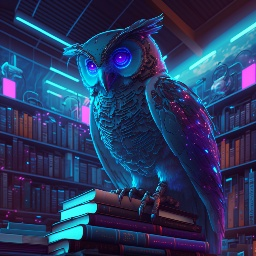
#> input picture Trabajos/Vision artificial/Tarea 2/imagen1.jpg, 256 x 256 px
$ python P5.py
#> lines starting #> are read from the running program, lines starting #| are printed output that depends on the picture
"""Este programa crea una especificación de histograma en Python con el algoritmo visto en clases"""

#importe de librerias
import cv2
import numpy as np
import random
import matplotlib.pyplot as plt

#Funcion que crea los histogramas con enteros aleatorios
def crear_lista_enteros_positivos_aleatorios(M,niveles_de_gris):
    lista = [0] * 256

    for i in range(256):
        if sum(lista) < M-max(niveles_de_gris)*45:
            lista[i] = random.randint(0,int(max(niveles_de_gris)))
        else:
            break

    suma_actual = sum(lista)

    while suma_actual < M:
        i = random.randint(0, 255)
        lista[i] += 1
        suma_actual += 1

    return lista

#Funcion que ecualiza histogramas
def ecualizacion_histograma(histograma):
    suma_desplazamiento = []

    for index,j in enumerate(histograma):
        suma_desplazamiento.append(sum(histograma[:index+1])/NUMERO_PIXELES)
        suma_desplazamiento[index] = round(suma_desplazamiento[index]*255)
    return(suma_desplazamiento)

img = cv2.imread("imagen1.jpg",cv2.IMREAD_GRAYSCALE)
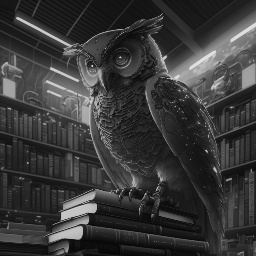
#> img: shape (256, 256); min 2, max 230, mean 56.2
NUMERO_PIXELES = img.shape[0]*img.shape[1]
#> NUMERO_PIXELES = 65536

#Funcion que retorna histograma de imagen
def histograma(img):
    niveles_de_gris = [0 for i in range(256)]
    for i in img:
        for j in i:
            niveles_de_gris[j] +=1
#> after the loop, niveles_de_gris = 256 values, max 1555 at index 26, min 0 at index 0, mean 256
    return(niveles_de_gris)

#Ontencion del histograma original
niveles_de_gris = histograma(img)

#Ecualización de Histograma (Paso I)
suma_desplazamiento= ecualizacion_histograma(niveles_de_gris)
#> the loop in ecualizacion_histograma, `for index,j in enumerate(histograma):` made 256 passes
#> j on passes 1 to 3: 0, 0, 1
#> after the loop in ecualizacion_histograma, `for index,j in enumerate(histograma):`: suma_desplazamiento = 256 values from 0 to 255
#> suma_desplazamiento = 256 values from 0 to 255

#Histogramas deseados aleatorios (Paso II)
histograma_deseado= crear_lista_enteros_positivos_aleatorios(NUMERO_PIXELES,niveles_de_gris)
#> after the loop in crear_lista_enteros_positivos_aleatorios, `for i in range(256):`: lista = 256 values from 0 to 0
#> in crear_lista_enteros_positivos_aleatorios, `suma_actual = sum(lista)`: suma_actual = 0
#> the loop in crear_lista_enteros_positivos_aleatorios, `while suma_actual < M:` made 65536 passes
#> i on passes 1 to 3: 197, 215, 20
#> after the loop in crear_lista_enteros_positivos_aleatorios, `while suma_actual < M:`: lista = 256 values, max 297 at index 183, min 209 at index 189, mean 256; suma_actual = 65536
#> histograma_deseado has the same summary as lista in crear_lista_enteros_positivos_aleatorios


#Mapeo (paso III)
mapeo1= [0] * 256
mapeo2= [0] * 256
mapeo3= [0] * 256

for i in range(1,256):
    mapeo1[i] = round((sum(histograma_deseado[:i])/sum(histograma_deseado))*255)
#> after the loop, mapeo1 = 256 values from 0 to 254


#se grafican los histogramas
fig, axs = plt.subplots(2, 1)

axs[0].plot(list(range(256)), niveles_de_gris)
axs[0].set_title('Histograma original')

axs[1].plot(list(range(256)), histograma_deseado)
axs[1].set_title('Histograma deseado')


#se ajusta el tamaño de los subplots
plt.tight_layout()

#Se muestra el gráfico
plt.show()
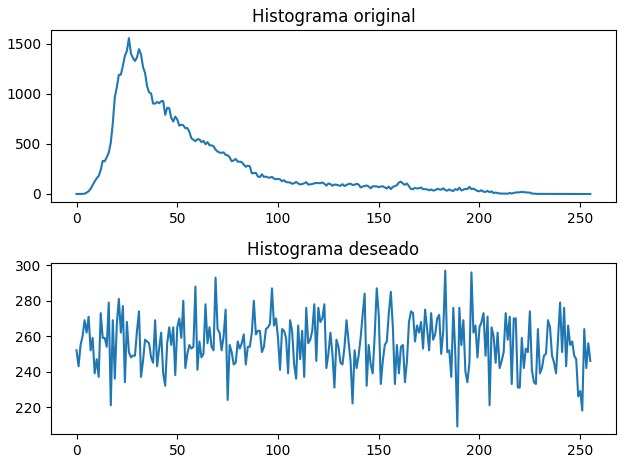
#> figure drawn by matplotlib, 2 panels; panel 1: curve peaks at x = 26, y = 1555; panel 2: curve peaks at x = 183, y = 297

print("Programa finalizado")

$ run again, with Trabajos/Vision artificial/Tarea 2/imagen2.jpg copied over Trabajos/Vision artificial/Tarea 2/imagen1.jpg
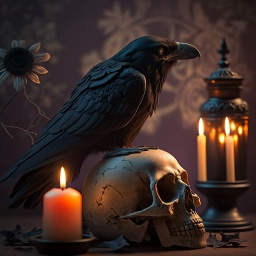
#> input picture Trabajos/Vision artificial/Tarea 2/imagen2.jpg, 256 x 256 px
#> `img = cv2.imread("imagen1.jpg",cv2.IMREAD_GRAYSCALE)`:
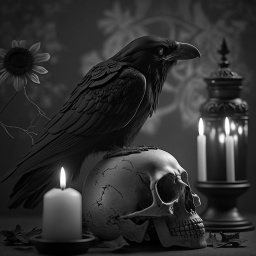
#> img: shape (256, 256); min 0, max 255, mean 47.3
#> after the loop in histograma, `for i in img:`: niveles_de_gris = 256 values, max 1208 at index 26, min 2 at index 235, mean 256
#> the loop in ecualizacion_histograma, `for index,j in enumerate(histograma):` made 256 passes
#> j on passes 1 to 3: 170, 267, 359
#> after the loop in ecualizacion_histograma, `for index,j in enumerate(histograma):`: suma_desplazamiento = 256 values from 1 to 255
#> after the loop in crear_lista_enteros_positivos_aleatorios, `for i in range(256):`: lista = 256 values, max 1194 at index 10, min 0 at index 16, mean 44.08
#> in crear_lista_enteros_positivos_aleatorios, `suma_actual = sum(lista)`: suma_actual = 11284
#> the loop in crear_lista_enteros_positivos_aleatorios, `while suma_actual < M:` made 54252 passes
#> i on passes 1 to 3: 48, 128, 75
#> after the loop in crear_lista_enteros_positivos_aleatorios, `while suma_actual < M:`: lista = 256 values, max 1399 at index 10, min 172 at index 189, mean 256; suma_actual = 65536
#> histograma_deseado has the same summary as lista in crear_lista_enteros_positivos_aleatorios
#> after the loop `for i in range(1,256):`: mapeo1 = 256 values from 0 to 254
#> `plt.show()`:
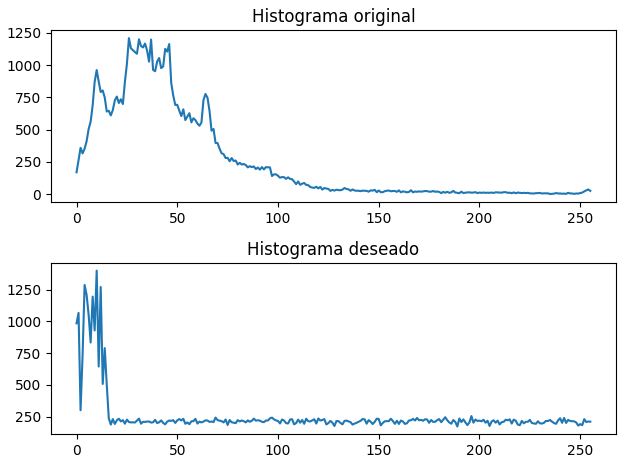
#> figure drawn by matplotlib, 2 panels; panel 1: curve peaks at x = 26, y = 1208; panel 2: curve peaks at x = 10, y = 1399

$ run again, with Trabajos/Vision artificial/Tarea 2/Imagen ruidosa.jpg copied over Trabajos/Vision artificial/Tarea 2/imagen1.jpg
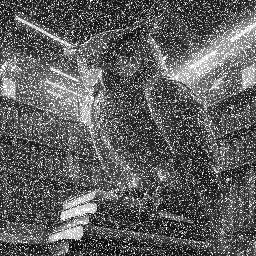
#> input picture Trabajos/Vision artificial/Tarea 2/Imagen ruidosa.jpg, 256 x 256 px
#> img is the input picture: shape (256, 256); min 0, max 255, mean 94.4
#> after the loop in histograma, `for i in img:`: niveles_de_gris = 256 values, max 1465 at index 255, min 3 at index 1, mean 256
#> the loop in ecualizacion_histograma, `for index,j in enumerate(histograma):` made 256 passes
#> j on passes 1 to 3: 5, 3, 3
#> after the loop in ecualizacion_histograma, `for index,j in enumerate(histograma):`: suma_desplazamiento = 256 values from 0 to 255
#> after the loop in crear_lista_enteros_positivos_aleatorios, `for i in range(256):`: lista = 256 values from 0 to 0
#> in crear_lista_enteros_positivos_aleatorios, `suma_actual = sum(lista)`: suma_actual = 0
#> the loop in crear_lista_enteros_positivos_aleatorios, `while suma_actual < M:` made 65536 passes
#> i on passes 1 to 3: 197, 215, 20
#> after the loop in crear_lista_enteros_positivos_aleatorios, `while suma_actual < M:`: lista = 256 values, max 297 at index 183, min 209 at index 189, mean 256; suma_actual = 65536
#> histograma_deseado has the same summary as lista in crear_lista_enteros_positivos_aleatorios
#> after the loop `for i in range(1,256):`: mapeo1 = 256 values from 0 to 254
#> `plt.show()`:
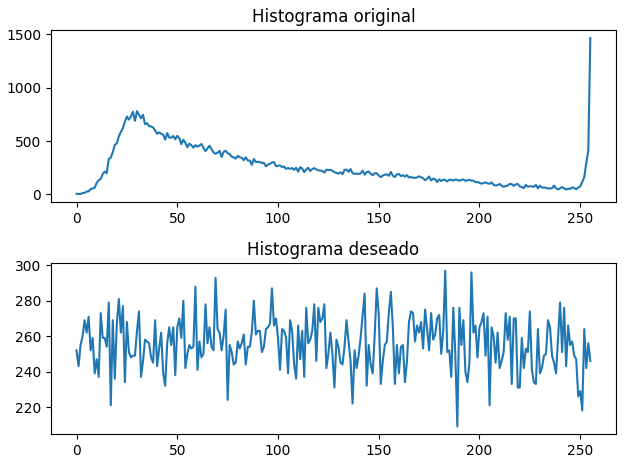
#> figure drawn by matplotlib, 2 panels; panel 1: curve peaks at x = 255, y = 1465; panel 2: curve peaks at x = 183, y = 297
